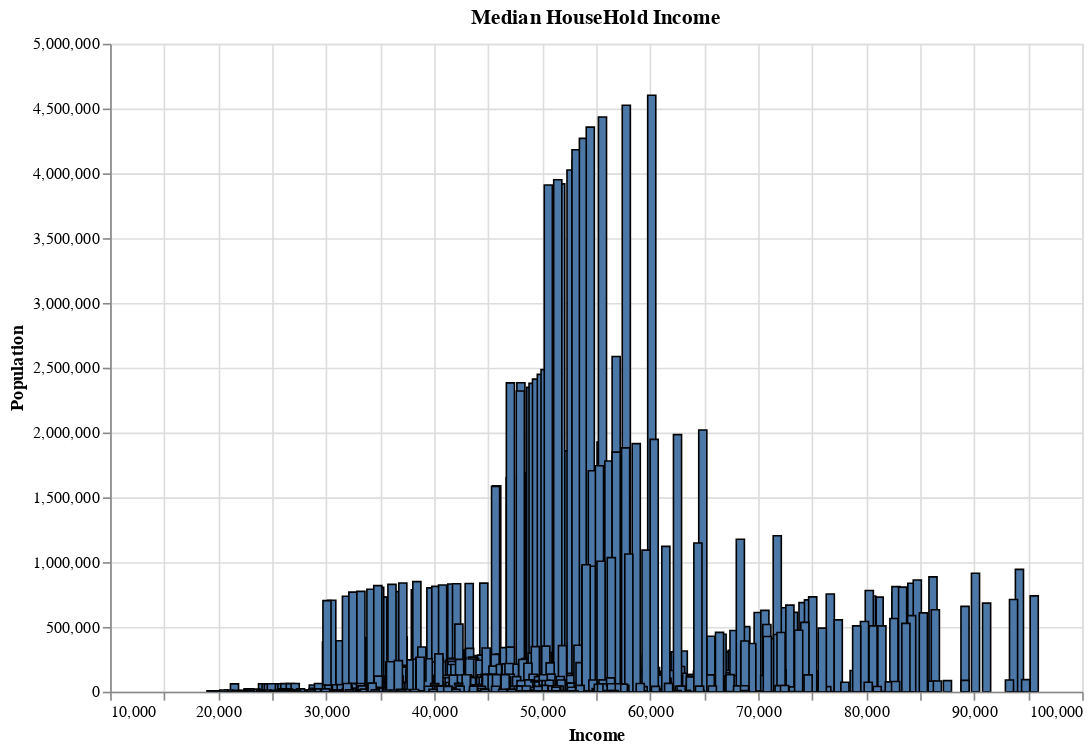

Here is the notebook cell this chart was saved with:
### Code cell
chart_b = alt.Chart(txInc).mark_bar(
    stroke='black',
    strokeWidth=1
).encode(
    x = alt.X('MHI', title= 'Income'),
    y = alt.Y('TotalPop', title='Population'),
    tooltip=['MHI', 'TotalPop']
).properties(
    title = 'Median HouseHold Income',
    width = 600,
    height = 400
    
).interactive()
chart_b

### Figure 1 — Vega-Lite specification as saved in the notebook (floating-point values rounded to 4 significant figures; data arrays with more than 128 entries replaced by an {"elided": "..."} marker saying what was removed)
{"config": {"view": {"continuousWidth": 300, "continuousHeight": 300}}, "data": {"name": "data-4d643623dcf4f25e9370dd1488b0b8b3"}, "mark": {"type": "bar", "stroke": "black", "strokeWidth": 1}, "encoding": {"tooltip": [{"field": "MHI", "type": "quantitative"}, {"field": "TotalPop", "type": "quantitative"}], "x": {"field": "MHI", "title": "Income", "type": "quantitative"}, "y": {"field": "TotalPop", "title": "Population", "type": "quantitative"}}, "height": 400, "params": [{"name": "param_14", "select": {"type": "interval", "encodings": ["x", "y"]}, "bind": "scales"}], "title": "Median HouseHold Income", "width": 600, "$schema": "https://vega.github.io/schema/vega-lite/v5.20.1.json", "datasets": {"data-4d643623dcf4f25e9370dd1488b0b8b3": {"elided": "2794 records"}}}
